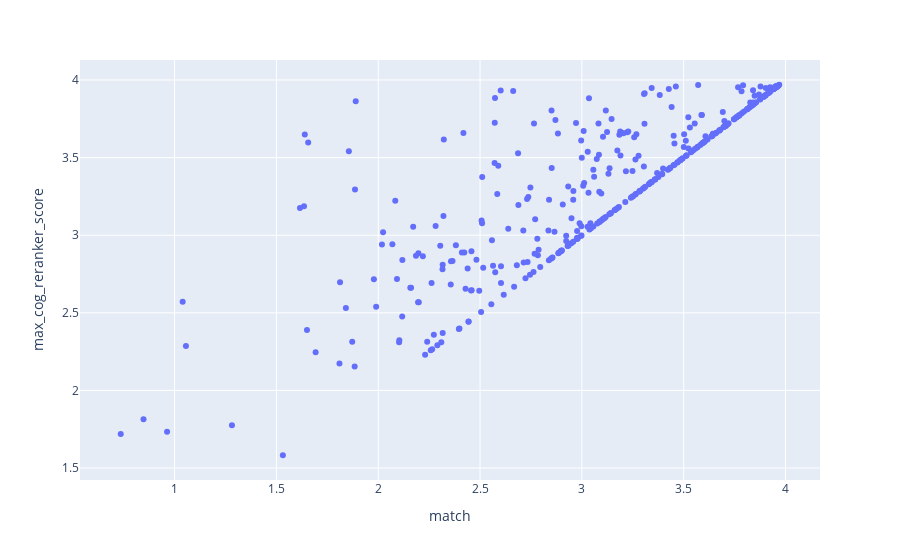

The code cell stored with this chart in its notebook:
### Markdown cell above
#### The correlation between the highest reranker_score and reranker_score for the groundtruth source

### Code cell
fig = px.scatter(data_df[data_df['in_top_init']>0], x='match', y='max_cog_reranker_score')
fig.show()

### Figure 1 — Plotly figure (JSON) as saved in the notebook; plotly's stock layout.template omitted (floating-point values rounded to 4 significant figures; data arrays with more than 128 entries replaced by an {"elided": "..."} marker saying what was removed)
{"data": [{"hovertemplate": "match=%{x}<br>max_cog_reranker_score=%{y}<extra></extra>", "legendgroup": "", "marker": {"color": "#636efa", "symbol": "circle"}, "mode": "markers", "name": "", "orientation": "v", "showlegend": false, "type": "scatter", "x": {"elided": "379 float values"}, "xaxis": "x", "y": {"elided": "379 float values"}, "yaxis": "y"}], "layout": {"legend": {"tracegroupgap": 0}, "margin": {"t": 60}, "xaxis": {"anchor": "y", "domain": [0, 1], "title": {"text": "match"}}, "yaxis": {"anchor": "x", "domain": [0, 1], "title": {"text": "max_cog_reranker_score"}}}}
